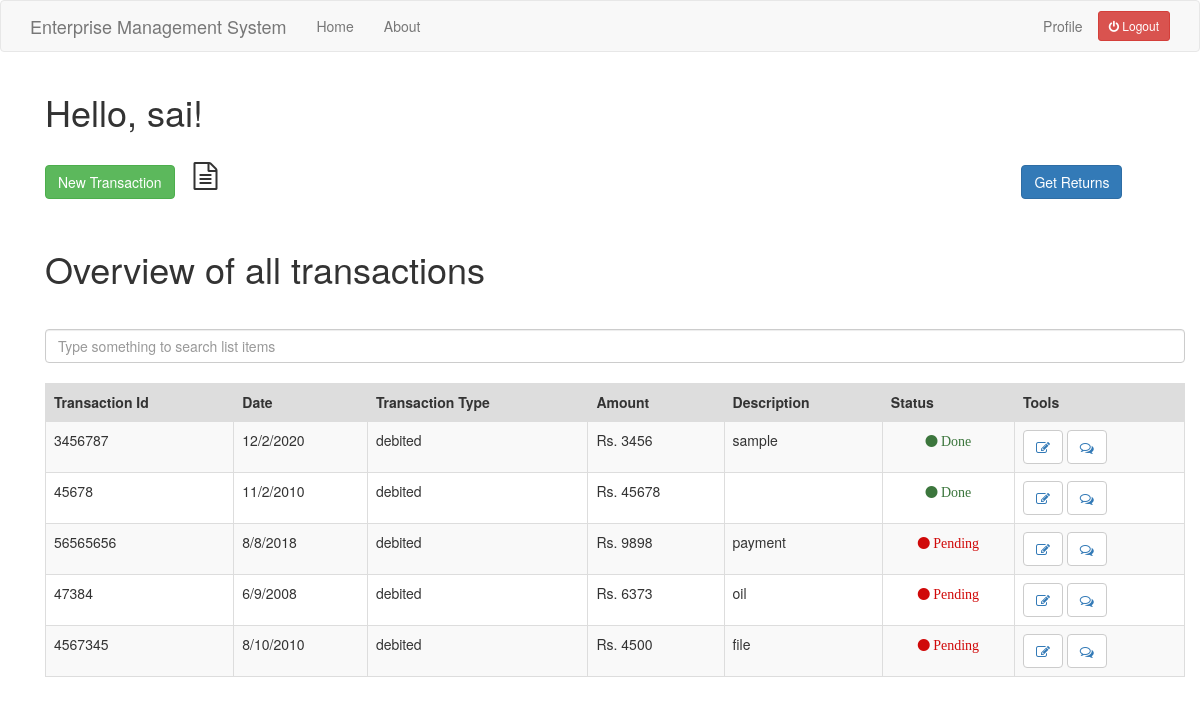
Before: /index (signed in) with the older database file.
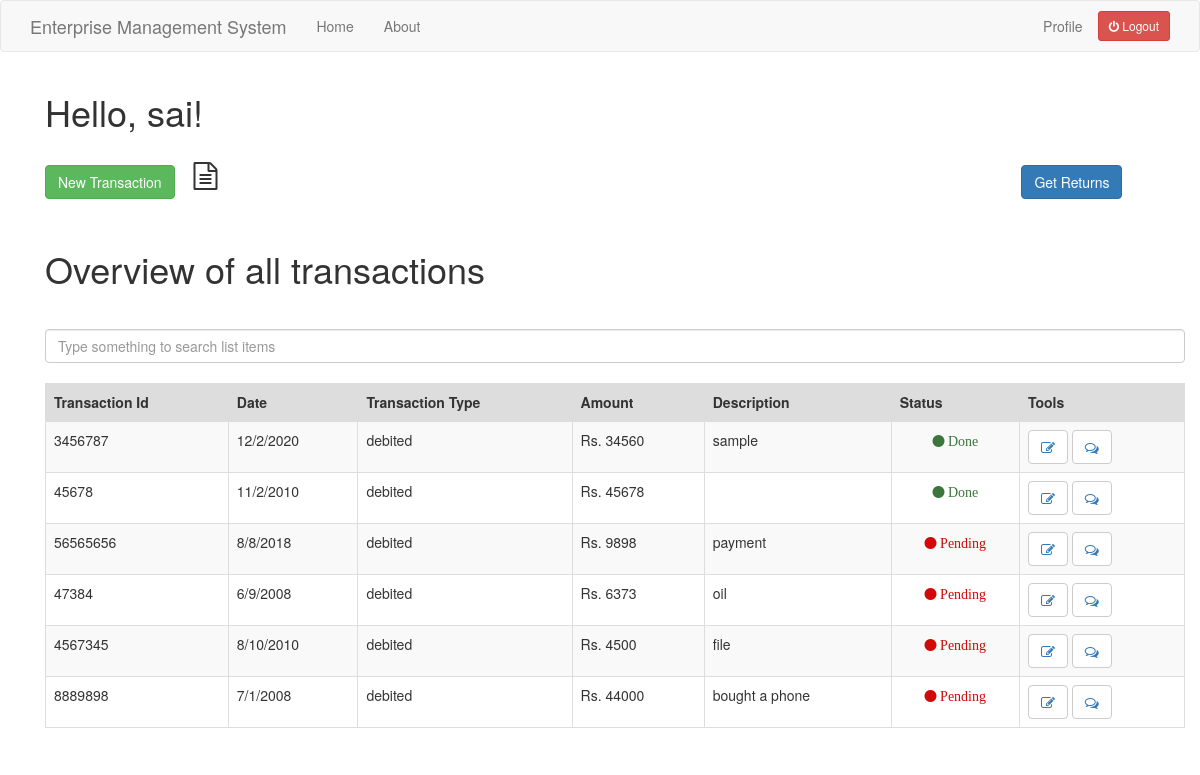
After: the same page with the newer database file.
### app/models.py (models this page shows, shortened)
class User(UserMixin,db.Model):
    id = db.Column(db.Integer,primary_key=True)
    username = db.Column(db.String(64), index=True,unique=True)
    email = db.Column(db.String(120),index=True,unique=True)
    password_hash = db.Column(db.String(128))
    job = db.Column(db.String(64))
    posts = db.relationship('Post',backref='author',lazy='dynamic')
    comment = db.relationship('Comment',backref='comment_by',lazy='dynamic')
    about_me = db.Column(db.String(140))
    last_seen = db.Column(db.DateTime, default=datetime.utcnow)

class Transaction(db.Model):
    id = db.Column(db.Integer,primary_key=True)
    tr_id = db.Column(db.Integer)
    date = db.Column(db.String(64))
    description = db.Column(db.String(140))
    tr_type = db.Column(db.String(64))
    amount = db.Column(db.Integer)
    valid = db.Column(db.Boolean, default=False)
    user_id = db.Column(db.Integer,db.ForeignKey('user.id'))
    comment = db.relationship('Comment',backref='comment_of',lazy='dynamic')
    document = db.relationship('Document',backref='document_of',lazy='dynamic')

### app/routes.py (the view)
@app.route('/index')
@login_required
def index():
    if current_user.job != 'Acc':
        transaction = Transaction.query.filter_by(user_id=current_user.id)
        return render_template("index.html", title='HomePage',transaction=transaction)
    else:
        return redirect(url_for('acc_index'))

### app/models.py (called while the page is built)
@login.user_loader
def load_user(id):
    return User.query.get(int(id))

### app/routes.py (called while the page is built)
@app.before_request
def before_request():
    if current_user.is_authenticated:
        current_user.last_seen = datetime.utcnow()
        db.session.commit()

### app/templates/index.html (shortened to what this page needs)
{% extends "base.html" %}
{% import 'bootstrap/wtf.html' as wtf %}
{% block app_content %}
<link rel="stylesheet" href="https://cdnjs.cloudflare.com/ajax/libs/font-awesome/4.7.0/css/font-awesome.min.css">
    <div class="container">
        <h1>Hello, {{ current_user.username }}!</h1>
        <br>
        <p> <a href="{{ url_for('add_transaction') }}" class="btn btn-success">New Transaction</a> <i class="fa fa-file-text-o fa-2x" aria-hidden="true" style="margin-left: 15px;"></i> <a href="{{ url_for('get_returns') }}" style="margin-left:800px;" class="btn btn-primary"> Get Returns </a> </p>
        <br>
        <h1>Overview of all transactions</h1>
        <br>
        <input class="form-control mb-4" id="tableSearch" type="text" placeholder="Type something to search list items">
        <br>
        <table class="table table-bordered table-striped" id="keywords">
            <thead>
                <tr style="background-color: #dddddd">
                    <th>Transaction Id</th>
                    <th>Date</th>
                    <th>Transaction Type</th>
                    <th>Amount</th>
                    <th>Description</th>
                    <th>Status</th>
                    <th>Tools</th>
                </tr>
            </thead>
            <tbody id="myTable">
            {% for po in transaction %}
                <tr>
                    <td>{{ po.tr_id }}</td>
                    <td>{{ po.date }}</td>
                    <td>{{ po.tr_type }}</td>
                    <td>Rs. {{ po.amount }}</td>
                    <td>{{ po.description }}</td>
                    <td>{% if po.valid == False %}
                      <p style="text-align: center;"><i class="fa fa-circle red" aria-hidden="true"> Pending</i></p>
                      {% else %}
                      <p style="text-align: center;"><i class="fa fa-circle green" aria-hidden="true"> Done</i></p>
                      {% endif %}
                    </td>
                    <td> <button type="button" class="btn btn-default"><a href="{{ url_for('edit_transaction', trans_id = po.id) }}"><i class="fa fa-pencil-square-o fa-1x" aria-hidden="true"></i></a></button>
                    <button type="button" class='btn btn-default'><a href="{{ url_for('add_comment', trans_id = po.id) }}"><i class="fa fa-comments-o fa-1x" aria-hidden="true"></i></a></button> </td>
                </tr>
            {% endfor %}
            </tbody>
        </table>
    </div>
{% endblock %}

### app/templates/base.html (shortened to what this page needs)
{% extends 'bootstrap/base.html' %}
{% block navbar %}
    <nav class="navbar navbar-default">
        <div class="container">
            <div class="navbar-header">
                <a class="navbar-brand">Enterprise Management System</a>
            </div>
            <div class="collapse navbar-collapse" id="bs-example-navbar-collapse-1">
                <ul class="nav navbar-nav">
                    <li><a href="{{ url_for('home') }}">Home</a></li>
                    <li><a href="{{ url_for('about') }}">About</a></li>
                </ul>
                <ul class="nav navbar-nav navbar-right">
                    {% if current_user.is_anonymous %}
                    <li><a href="{{ url_for('login') }}">Login</a></li>
                    {% else %}
                    <li><a href="{{ url_for('user', username=current_user.username) }}">Profile</a></li>
                    <li><p style="margin-top: 10px;"><a href="{{ url_for('logout') }}" class="btn btn-sm btn-danger"><i class="fa fa-power-off" aria-hidden="true"></i> Logout</a></p></li>
                    {% endif %}
                </ul>
            </div>
        </div>
    </nav>
{% endblock %}
{% block content %}
    <div class="container">
        {% block app_content %}{% endblock %}
    </div>
{% endblock %}

### app/templates/index.html (style rules this page uses)
.red { color: #d00909; }
.green { color: #3c763d; }

Changed rows visible on the page:
changed Transaction "sample": amount "3456" → "34560"
added Transaction: tr_id "8889898", date "7/1/2008", tr_type "debited", amount "44000", description "bought a phone", valid "Pending"
